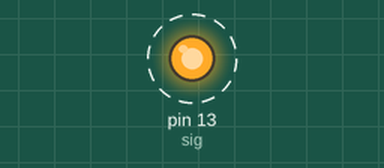
The sketch below on a simulated Arduino Uno, built with avr-gcc and run on an emulated ATmega328P. Parts: output pins drawn as LEDs (lit = HIGH). Dashed ring = blinking.

Above: at 0.16 s.
Timing chart, 0 to 3.0 s (numbered marks = the images above):
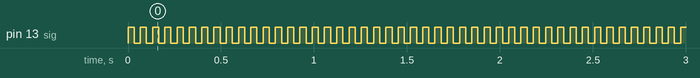

Measured:
- by itself, pin 13 (sig): alternates HIGH for 0.03 s and LOW for 0.03 s

The sketch:

trigger.ino
```cpp
//Board Arduino Mega 2560 or Mega ADK
//14.04 Serial port /dev/ttyUSB*
// OSX Port /dev/tty.usbmodem14**


int sig = 13;

// the setup routine runs once when you press reset:
void setup() {
  // initialize the digital pin as an output.
  pinMode(sig, OUTPUT);
}


void loop() {
  digitalWrite(sig, HIGH);
  delay(33);
  digitalWrite(sig, LOW);
  delay(33);
} // 25ms high 25ms low --> 50ms wavelength :: 20fps image rate

/*
  This report would have more information with
 "Show verbose output during compilation"
 enabled in File > Preferences.
 Arduino: 1.0.6 (Mac OS X), Board: "Arduino Uno"

 */
```
